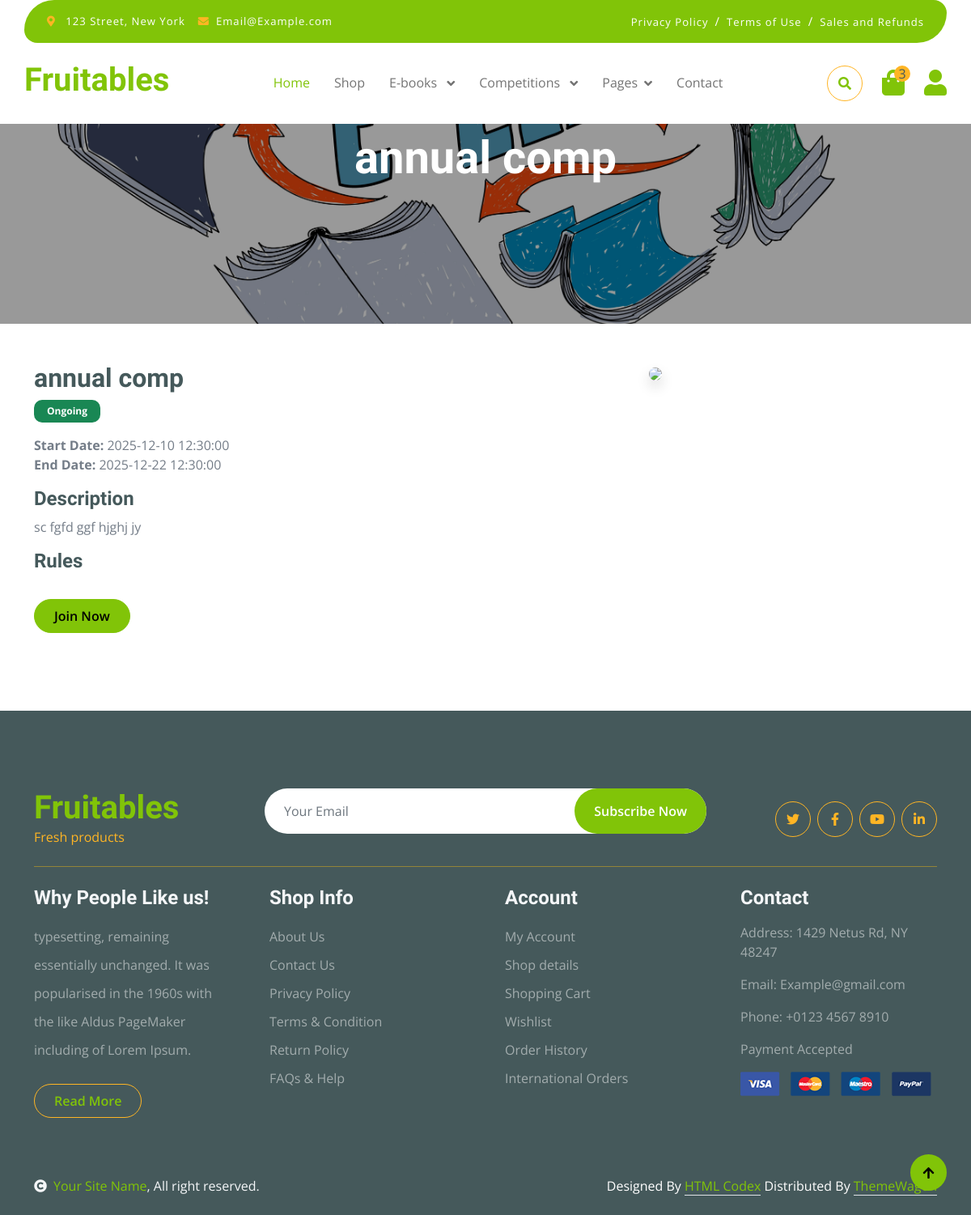
The page /fruitables/competition_details.php?id=1 on the database its author committed.
### tables this page shows
CREATE TABLE `categories` (
  `id` int(11) NOT NULL,
  `category_name` varchar(120) NOT NULL
);

CREATE TABLE `competitions` (
  `id` int(11) NOT NULL,
  `title` varchar(255) DEFAULT NULL,
  `type` varchar(100) NOT NULL,
  `start_datetime` datetime DEFAULT NULL,
  `end_datetime` datetime DEFAULT NULL,
  `description` text DEFAULT NULL,
  `image` varchar(255) DEFAULT NULL,
  `first_prize` varchar(255) DEFAULT NULL,
  `second_prize` varchar(100) DEFAULT NULL,
  `third_prize` varchar(100) DEFAULT NULL,
  `created_at` timestamp NOT NULL DEFAULT current_timestamp(),
  `max_participants` int(11) DEFAULT 100,
  `timer_duration` int(11) DEFAULT 0 COMMENT 'For essay: 3 hours in minutes (180)',
  `winner_user_id` int(11) DEFAULT NULL,
  `winner_announced_date` date DEFAULT NULL
);

### fruitables/competition_details.php (the view, shortened to what this page needs)
<?php
include("includes/nav.php");
$id = intval($_GET['id']);
$q = "SELECT * FROM competitions WHERE id = $id";
$run = mysqli_query($con, $q);
$comp = mysqli_fetch_assoc($run);
$today = date("Y-m-d");
if($today < $comp['start_datetime']){
    $status = "Upcoming";
    $badge = "warning";
}
else if($today > $comp['end_datetime']){
    $status = "Ended";
    $badge = "danger";
}
else{
    $status = "Ongoing";
    $badge = "success";
}
?>
<div class="container-fluid p-0">
    <div class="competition-banner"
         style="background: url('img/comp-banner.jpg') center/cover no-repeat;
                height: 50vh;">
        <div class="banner-overlay d-flex justify-content-center align-items-center"
            style="background: rgba(0,0,0,0.4); height:100%;">
            <h1 class="text-white display-4"><?= $comp['title'] ?></h1>
        </div>
    </div>
</div>
<div class="container py-5">
    <div class="row">
        <div class="col-lg-8">
            <h2><?= $comp['title'] ?></h2>
            <span class="badge bg-<?= $badge ?> px-3 py-2">
                <?= $status ?>
            </span>
            <p class="mt-3">
                <strong>Start Date:</strong> <?= $comp['start_datetime'] ?><br>
                <strong>End Date:</strong> <?= $comp['end_datetime'] ?>
            </p>
            <h4>Description</h4>
            <p><?= nl2br($comp['description']) ?></p>
            <h4>Rules</h4>
            <a href="competition-join.php?id=<?= $comp['id'] ?>"
               class="btn btn-primary rounded-pill px-4 py-2 mt-3">
               Join Now
            </a>
        </div>
        <div class="col-lg-4">
            <img src="admin_panel/uploads/<?= $comp['image'] ?>"
                 class="img-fluid rounded shadow">
        </div>
    </div>
</div>
<?php
include("includes/footer.php");
?>

### fruitables/includes/nav.php (shortened to what this page needs)
<?php
include('connection.php');
?>
<!DOCTYPE html>
<html lang="en">
<head>
    <link rel="stylesheet" href="https://use.fontawesome.com/releases/v5.15.4/css/all.css" />
    <link href="https://cdn.jsdelivr.net/npm/bootstrap-icons@1.4.1/font/bootstrap-icons.css" rel="stylesheet">
    <link href="lib/lightbox/css/lightbox.min.css" rel="stylesheet">
    <link href="lib/owlcarousel/assets/owl.carousel.min.css" rel="stylesheet">
    <link href="css/bootstrap.min.css" rel="stylesheet">
    <link href="css/style.css" rel="stylesheet">
</head>
<body>
    <div class="container-fluid fixed-top">
        <div class="container topbar bg-primary d-none d-lg-block">
            <div class="d-flex justify-content-between">
                <div class="top-info ps-2">
                    <small class="me-3"><i class="fas fa-map-marker-alt me-2 text-secondary"></i> <a href="#"
                            class="text-white">123 Street, New York</a></small>
                    <small class="me-3"><i class="fas fa-envelope me-2 text-secondary"></i><a href="#"
                            class="text-white">Email@Example.com</a></small>
                </div>
                <div class="top-link pe-2">
                    <a href="#" class="text-white"><small class="text-white mx-2">Privacy Policy</small>/</a>
                    <a href="#" class="text-white"><small class="text-white mx-2">Terms of Use</small>/</a>
                    <a href="#" class="text-white"><small class="text-white ms-2">Sales and Refunds</small></a>
                </div>
            </div>
        </div>
        <div class="container px-0">
            <nav class="navbar navbar-light bg-white navbar-expand-xl">
                <a href="index.php" class="navbar-brand">
                    <h1 class="text-primary display-6">Fruitables</h1>
                </a>
                <div class="collapse navbar-collapse bg-white" id="navbarCollapse">
                    <div class="navbar-nav mx-auto">
                        <a href="index.php" class="nav-item nav-link active">Home</a>
                        <a href="shop.php" class="nav-item nav-link">Shop</a>
                        <?php
                        $cat_sql = "SELECT * FROM categories ORDER BY category_name desc";
                        $cat_run = mysqli_query($con, $cat_sql);
                        while($cat = mysqli_fetch_assoc($cat_run)){
                        ?>
                        <div class="nav-item dropdown">
                            <a href="#" class="nav-link dropdown-toggle" data-bs-toggle="dropdown">
                                <?php echo $cat['category_name']; ?>
                            </a>
                        </div>
                        <?php } ?>
                        <div class="nav-item dropdown">
                            <a href="#" class="nav-link dropdown-toggle" data-bs-toggle="dropdown">Pages</a>
                        </div>
                        <a href="contact.php" class="nav-item nav-link">Contact</a>
                    </div>
                    <div class="d-flex m-3 me-0">
                        <button
                            class="btn-search btn border border-secondary btn-md-square rounded-circle bg-white me-4"
                            data-bs-toggle="modal" data-bs-target="#searchModal"><i
                                class="fas fa-search text-primary"></i></button>
                        <a href="#" class="position-relative me-4 my-auto">
                            <i class="fa fa-shopping-bag fa-2x"></i>
                            <span
                                class="position-absolute bg-secondary rounded-circle d-flex align-items-center justify-content-center text-dark px-1"
                                style="top: -5px; left: 15px; height: 20px; min-width: 20px;">3</span>
                        </a>
                        <a href="#" class="my-auto">
                            <i class="fas fa-user fa-2x"></i>
                        </a>
                    </div>
                </div>
            </nav>
        </div>
    </div>

### fruitables/css/style.css (style rules this page uses)
.btn { font-weight: 600; transition: .5s; }
.btn-md-square { width: 44px; height: 44px; }
.btn-square, .btn-sm-square, .btn-md-square, .btn-lg-square { padding: 0; display: flex; align-items: center; justify-content: center; font-weight: normal; }
.btn.border-secondary { transition: 0.5s; }
.fixed-top { transition: 0.5s; background: var(--bs-white); border: 0; }
.topbar { padding: 20px; border-radius: 230px 100px; }
.topbar .top-info { font-size: 15px; line-height: 0; letter-spacing: 1px; display: flex; align-items: center; }
.topbar .top-link { font-size: 15px; line-height: 0; letter-spacing: 1px; display: flex; align-items: center; }
.topbar .top-link a { letter-spacing: 1px; }
.navbar .navbar-nav .nav-link { padding: 10px 15px; font-size: 16px; transition: .5s; }
.navbar { height: 100px; border-bottom: 1px solid rgba(255, 255, 255, .1); z-index: 666; }
.navbar .navbar-nav .nav-link:hover, .navbar .navbar-nav .nav-link.active, .fixed-top.bg-white .navbar .navbar-nav .nav-link:hover, .fixed-top.bg-white .navbar .navbar-nav .nav-link.active { color: var(--bs-primary); }
.navbar .dropdown-toggle::after { border: none; content: "\f107"; font-family: "Font Awesome 5 Free"; font-weight: 700; vertical-align: middle; margin-left: 8px; }

### rows shown on the page
categories: category_name "E-books"
categories: category_name "Competitions"
competitions: title "annual comp", end_datetime "Ongoing", start_datetime "2025-12-10 12:30:00", end_datetime "2025-12-22 12:30:00", description "sc fgfd ggf hjghj jy"
